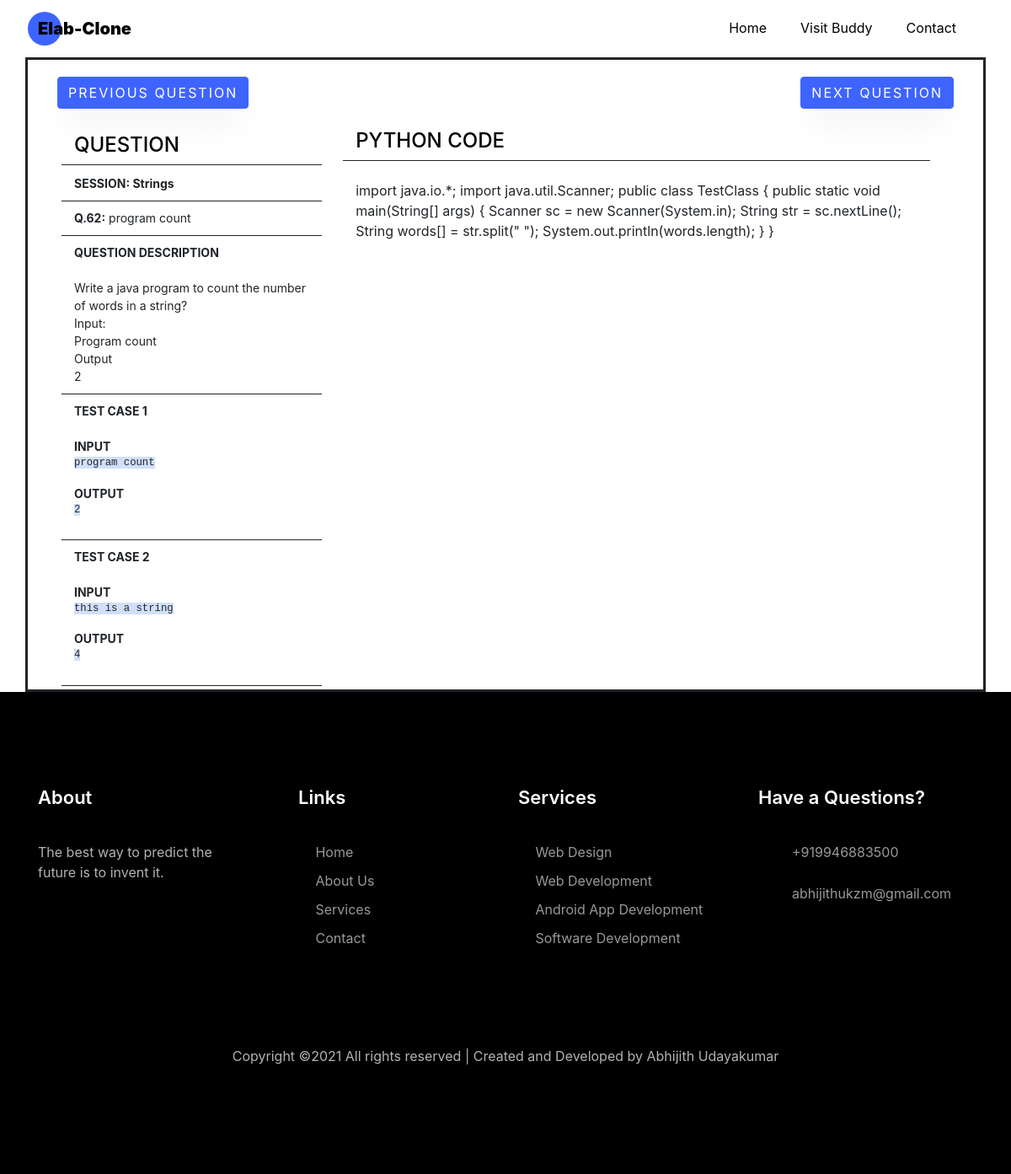
Screenshot of /PYTHON/data.php?rowid=62 with the database file from the repository.
### tables this page shows
CREATE TABLE `elabdata` (
  `id` int(100) DEFAULT NULL,
  `SESSION` varchar(255) DEFAULT NULL,
  `QUESTION_NO` varchar(100) DEFAULT NULL,
  `QUESTION_NAME` varchar(255) DEFAULT NULL,
  `QUESTION_DESC` varchar(3000) DEFAULT NULL,
  `CODE` varchar(5000) DEFAULT NULL
);

### PYTHON/data.php (the view, shortened to what this page needs)
<?php
$id = $_GET['rowid'];
$session = "";
$QNAME = "";
$QNDESC = "";
$CODE = "";
$TCNO = [];
$IP = [];
$OP = [];
$url = parse_url(getenv("CLEARDB_DATABASE_URL"));
$server = $url["host"];
$username = $url["user"];
$password = $url["pass"];
$db = substr($url["path"], 1);
$conn = new mysqli($server, $username, $password, $db);
  $sqldata = "SELECT id, SESSION, QUESTION_NO, QUESTION_NAME, QUESTION_DESC, CODE FROM elabdata WHERE id=$id";
  $result = $conn-> query($sqldata);
  if ($result-> num_rows > 0) {
    while ($row = $result-> fetch_assoc()) {
      $session = $row['SESSION'];
      $QNAME = $row['QUESTION_NAME'];
      $QNDESC = $row['QUESTION_DESC'];
      $CODE = $row['CODE'];
    }
  }
  $sqltest = "SELECT dataid, TESTCASE_NO, INPUT, OUTPUT FROM elabtestcase WHERE dataid=$id";
  $resulttest = $conn-> query($sqltest);
  if ($resulttest-> num_rows > 0) {
    $i = 0;
    while ($rowtest = $resulttest-> fetch_assoc()) {
      $TCNO[$i] = $rowtest['TESTCASE_NO'];
      $IP[$i] = $rowtest['INPUT'];
      $OP[$i] = $rowtest['OUTPUT'];
      $i++;
    }
  }
  $QNDESC = str_replace('(br)', '<br>', $QNDESC);
  $CODE = str_replace('(br)', '&#13;&#10;', $CODE);
?>
<!DOCTYPE html>
<html lang="en">
  <head>
    <link rel="stylesheet" href="css/open-iconic-bootstrap.min.css">
    <link rel="stylesheet" href="css/animate.css">
    <link rel="stylesheet" href="css/owl.carousel.min.css">
    <link rel="stylesheet" href="css/owl.theme.default.min.css">
    <link rel="stylesheet" href="css/magnific-popup.css">
    <link rel="stylesheet" href="css/aos.css">
    <link rel="stylesheet" href="css/ionicons.min.css">
    <link rel="stylesheet" href="css/flaticon.css">
    <link rel="stylesheet" href="css/icomoon.css">
    <link rel="stylesheet" href="css/style.css">
<link rel="stylesheet" href="https://stackpath.bootstrapcdn.com/bootstrap/4.5.0/css/bootstrap.min.css">
  </head>
  <body data-spy="scroll" data-target=".site-navbar-target" data-offset="300">
    <nav class="navbar navbar-expand-lg navbar-dark ftco_navbar ftco-navbar-light site-navbar-target" id="ftco-navbar">
      <div class="container">
        <a class="navbar-brand" href="../index.php" style="color: black;"><span style="color: black;">Elab-</span>Clone</a>
        <div class="collapse navbar-collapse" id="ftco-nav">
          <ul class="navbar-nav nav ml-auto">
            <li class="nav-item"><a href="python.php" class="nav-link"><span style="color: black;">Home</span></a></li>
            <li class="nav-item"><a href="https://buddywebdeveloper.herokuapp.com/" class="nav-link" target="_blank"><span style="color: black;">Visit Buddy</span></a></li>
            <li class="nav-item"><a href="https://buddywebdeveloper.herokuapp.com/contact.html" class="nav-link" target="_blank"><span style="color: black;">Contact</span></a></li>
          </ul>
        </div>
      </div>
    </nav>
    <section>
      <div class="container" style="border:solid;">
  <form method="GET">
  <div class="btns" style="float: left; margin-top: 20px;">
    <button type="submit" class="btn btn-primary" name="QID" value="<?php echo $id; ?>" style="margin-left: 20px;" formaction="previous.php">Previous Question</button>
  </div>
  <div class="btns" style="float: right; margin-top: 20px;">
    <button type="submit" class="btn btn-primary" name="QID" value="<?php echo $id; ?>" style="margin-right: 20px;" formaction="next.php">Next Question</button>
  </div>
  </form>
<div _ngcontent-c16="" class="outer">
 <div _ngcontent-c16="" class="container ng-star-inserted">
    <div _ngcontent-c16="" class="question">
      <div _ngcontent-c16="" class="inner"><mat-card _ngcontent-c16="" class="mat-elevation-z2 mat-card">
        <h4 _ngcontent-c16="">QUESTION</h4>
        <mat-divider _ngcontent-c16="" class="mat-divider" role="separator" aria-orientation="horizontal"></mat-divider>
        <div _ngcontent-c16="" class="list">
          <div _ngcontent-c16="" class="list-item">
            <a _ngcontent-c16="" class="title">SESSION: <span name="sessiondata"><?php echo $session; ?></span> </a>
          </div>
          <mat-divider _ngcontent-c16="" class="mat-divider" role="separator" aria-orientation="horizontal"></mat-divider>
          <div _ngcontent-c16="" class="list-item">
            <a _ngcontent-c16="" class="title"><span name="questionno">Q.<?php echo $id; ?>:</span></a>
            <a _ngcontent-c16=""><span name="questionname"><?php echo $QNAME; ?></span> </a>
          </div>
          <mat-divider _ngcontent-c16="" class="mat-divider" role="separator" aria-orientation="horizontal"></mat-divider>
          <div _ngcontent-c16="" class="list-item">
            <a _ngcontent-c16="" class="title">QUESTION DESCRIPTION </a><br _ngcontent-c16=""><br _ngcontent-c16="">
            <a _ngcontent-c16=""><span name="questiondesc"><?php echo $QNDESC; ?></span></a>
          </div>
          <mat-divider _ngcontent-c16="" class="mat-divider" role="separator" aria-orientation="horizontal"></mat-divider>
          <?php for($j=0; $j<count($TCNO); $j++){ ?>
              <div _ngcontent-c16="" class="list-item ng-star-inserted">
                    <a _ngcontent-c16="" class="title"><span name="tcno"><?php echo $TCNO[$j]; ?></span></a><br _ngcontent-c16=""><br _ngcontent-c16="">
                    <a _ngcontent-c16="" class="title">INPUT </a>
                    <pre _ngcontent-c16=""><code _ngcontent-c16=""><span name="tcinp"><?php echo $IP[$j]; ?></span></code></pre>
                    <a _ngcontent-c16="" class="title">OUTPUT </a>
                    <pre _ngcontent-c16=""><code _ngcontent-c16=""><span name="tcout"><?php echo $OP[$j]; ?></span></code></pre>
              </div>
              <mat-divider _ngcontent-c16="" class="mat-divider ng-star-inserted" role="separator" aria-orientation="horizontal"></mat-divider>
             <?php } ?>
        </div>
      </mat-card>
      </div>
    </div>
    <div _ngcontent-c16="" class="solution" >
      <mat-card _ngcontent-c16="" class="mat-elevation-z2 mat-card" style="display: block">
        <h4 _ngcontent-c16="">PYTHON CODE</h4>
        <mat-divider _ngcontent-c16="" class="mat-divider" role="separator" aria-orientation="horizontal"></mat-divider>
        <br _ngcontent-c16="">
     <div class="codeeditor" id="jseditor">
      <?php echo $CODE; ?>
     </div>
      </mat-card>
    </div>
  </div>
</div>
</div>
    </section>
    <footer class="ftco-footer ftco-section">
      <div class="container">
        <div class="row mb-5">
          <div class="col-md">
            <div class="ftco-footer-widget mb-4">
              <h2 class="ftco-heading-2">About</h2>
              <p>The best way to predict the future is to invent it.</p>
              <ul class="ftco-footer-social list-unstyled float-md-left float-lft mt-5">
              </ul>
            </div>
          </div>
          <div class="col-md">
            <div class="ftco-footer-widget mb-4 ml-md-4">
              <h2 class="ftco-heading-2">Links</h2>
              <ul class="list-unstyled">
                <li><a href="#"><span class="icon-long-arrow-right mr-2"></span>Home</a></li>
                <li><a href="#"><span class="icon-long-arrow-right mr-2"></span>About Us</a></li>
                <li><a href="#"><span class="icon-long-arrow-right mr-2"></span>Services</a></li>
                <li><a href="#"><span class="icon-long-arrow-right mr-2"></span>Contact</a></li>
              </ul>
            </div>
          </div>
          <div class="col-md">
             <div class="ftco-footer-widget mb-4">
              <h2 class="ftco-heading-2">Services</h2>
              <ul class="list-unstyled">
                <li><a href="#"><span class="icon-long-arrow-right mr-2"></span>Web Design</a></li>
                <li><a href="#"><span class="icon-long-arrow-right mr-2"></span>Web Development</a></li>
                <li><a href="#"><span class="icon-long-arrow-right mr-2"></span>Android App Development</a></li>
                <li><a href="#"><span class="icon-long-arrow-right mr-2"></span>Software Development</a></li>
              </ul>
            </div>
          </div>
          <div class="col-md">
            <div class="ftco-footer-widget mb-4">
              <h2 class="ftco-heading-2">Have a Questions?</h2>
              <div class="block-23 mb-3">
                <ul>
                  <li><a href="#"><span class="icon icon-phone"></span><span class="text">+919946883500</span></a></li>
                  <li><a href="#"><span class="icon icon-envelope"></span><span class="text">abhijithukzm@gmail.com</span></a></li>
                </ul>
              </div>
            </div>
          </div>
        </div>
        <div class="row">
          <div class="col-md-12 text-center">
            <p>
  Copyright &copy;<script>document.write(new Date().getFullYear());</script> All rights reserved | Created and Developed by <a href="">Abhijith Udayakumar</a>
  </p>
          </div>
        </div>
      </div>
    </footer>
  </body>
</html>

### PYTHON/css/icomoon.css (style rules this page uses)
[class^="icon-"], [class*=" icon-"] { font-family: 'icomoon' !important; speak: none; font-style: normal; font-weight: normal; font-variant: normal; text-transform: none; line-height: 1; -webkit-font-smoothing: antialiased; -moz-osx-font-smoothing: grayscale; }
.icon-phone:before { content: "\f095"; }
.icon-envelope:before { content: "\f0e0"; }
.icon-long-arrow-right:before { content: "\f178"; }

### PYTHON/data.php (style rules this page uses)
#jseditor { height: 450px; }
body { margin: 0; padding: 0; }
.mat-divider { display:block;margin:0;border-top-width:1px;border-top-style:solid }
.mat-card { transition:box-shadow 280ms cubic-bezier(.4,0,.2,1);display:block;position:relative;padding:24px;border-radius:2px }
.mat-card .mat-divider { position:absolute;left:0;width:100% }
.mat-card-content>:first-child,.mat-card>:first-child { margin-top:0 }
.mat-card-content>:last-child:not(.mat-card-footer),.mat-card>:last-child:not(.mat-card-footer) { margin-bottom:0 }
.outer[_ngcontent-c16] { display:block;max-width:100% }
.container[_ngcontent-c16] { padding:0 20px 0 20px;display:-webkit-box;display:-ms-flexbox;display:flex }
.question[_ngcontent-c16] { width:30%;margin-right:20px;padding:5px;max-height:calc(100vh - 70px);overflow:scroll }
.solution[_ngcontent-c16] { width:65.5% }
.list[_ngcontent-c16] { margin-top:10px }
.list-item[_ngcontent-c16] { padding:10px 0 10px 0;font-size:14px }
.list-item[_ngcontent-c16] a.title[_ngcontent-c16] { font-weight:700 }
mat-card[_ngcontent-c16] { padding-left:15px!important;padding-right:15px!important;padding-bottom:0!important }
pre[_ngcontent-c16] { white-space:pre-wrap }
code[_ngcontent-c16] { background:#d1dffa }

### rows the page displays
elabdata: SESSION "Strings", QUESTION_NAME "program count", QUESTION_DESC "Write a java program to count the number of words in a string? Input: Program count Output 2", CODE "import java.io.*; import java.util.Scanner; public class TestClass { public static void main(String[] args) { Scanner sc = new Scanner(System.in); String str = sc.nextLine(); String words[] = str.split(\" \"); System.out.println(words.length); } }"

### other values shown
$id "62"
$TCNO[$j] "TEST CASE 1"
$IP[$j] "program count"
$OP[$j] "2"
$TCNO[$j] "TEST CASE 2"
$IP[$j] "this is a string"
$OP[$j] "4"
